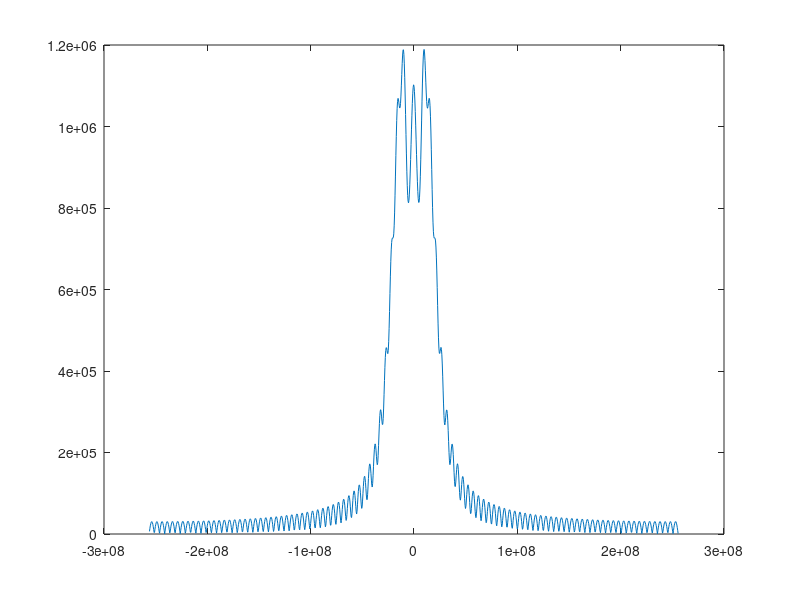

The MATLAB script that drew this image: (Note: this script raises an error after producing the figure.)
addpath('src');
Fs = 512e6;
NFFT = 128;
WIN_OVERLAP_RATIO = 8;
%% signal params
t_us = 0.2 * 1e-6;
period_us = 10 * 1e-6;
first_period_part = NFFT / Fs;
second_period_part = NFFT * WIN_OVERLAP_RATIO / Fs;
%first_period_part = 5 * 1e-6;
%second_period_part = 5 * 1e-6;
%% generate harmonic signal
DATA_AMPL           = 30000;
THRESHOLD           = DATA_AMPL/2;
time_sec            = t_us;
f0                  = 0; % freq_shift              
t                   = (0:1:Fs*time_sec -1)/Fs; 
% simple sin signal
sig                 = exp(1i*2*pi*1e6*t);
sig_round           = round(DATA_AMPL*sig);
signal              = [zeros(1,first_period_part*Fs) sig_round zeros(1,second_period_part*Fs)];
% complex lfm signal
LFM_dev_hz = 50*1e6;
f0                  = -LFM_dev_hz/2;                
b                   = (LFM_dev_hz/time_sec);   
sig                 = exp(1i*2*pi*(f0*t+b/2*t.^2));
sig_round           = round(DATA_AMPL*sig);
signal              = [zeros(1,first_period_part*Fs) sig_round zeros(1,second_period_part*Fs)];
% signal              = [zeros(1,period_us*Fs) sig_round];
% signal              = [ sig_round zeros(1,period_us*Fs)];
plot(-Fs/2:Fs/length(signal):(Fs/2 - Fs/length(signal)),abs(fftshift(fft(signal))));
%spectrogram(signal,256,250,[],Fs,'yaxis')
%% analysis filter Bank
WIN_H_RADIX       = 18;
FB_OVERLAP_RATIO  = 2;
BAND              = 500e6;
FW                = 4e6;

% 1.create npr coeff
c=npr_coeff(NFFT,2*WIN_OVERLAP_RATIO);
coeff = c(:);
max_coeff_val = max(abs(coeff));
coeff_radix = fix(log2(2^(WIN_H_RADIX-1)/max_coeff_val));
h_fb_win_fxp = round(coeff*2^coeff_radix);

% 2.get signal throwgh the filterBank
fb_analysis_win_max_gain_bit = ceil(max(log2(sum(abs(buffer(h_fb_win_fxp,NFFT)),2))));
round_fir = fb_analysis_win_max_gain_bit;
round_fft = coeff_radix-fb_analysis_win_max_gain_bit;
fb_analysis_data = non_maximally_decimated_fb(signal, ...
NFFT, FB_OVERLAP_RATIO, ...
h_fb_win_fxp, round_fir, round_fft);

%% synthesis filter bank
max_gain_bit = ceil(max(log2(sum(abs(buffer(h_fb_win_fxp,NFFT)),2))));
round_fft = 1;
round_fir = max_gain_bit-round_fft;
fb_synth_data = npr_synthesis(h_fb_win_fxp, fb_analysis_data, round_fir, round_fft);

plot(real(signal));
hold on;
plot(real(fb_synth_data));
legend('input','output');

sconv = abs(xcorr(signal,signal));
xconv = abs(xcorr(signal,fb_synth_data));

sconv_max = find(sconv == max(sconv));
xconv_max = find(xconv == max(xconv));

delay = xconv_max - sconv_max;
disp([ 'delay = ' num2str(delay/Fs*1e6) ' us']);
disp([ 'add zeros = ' num2str(first_period_part + second_period_part)  ' us']);





